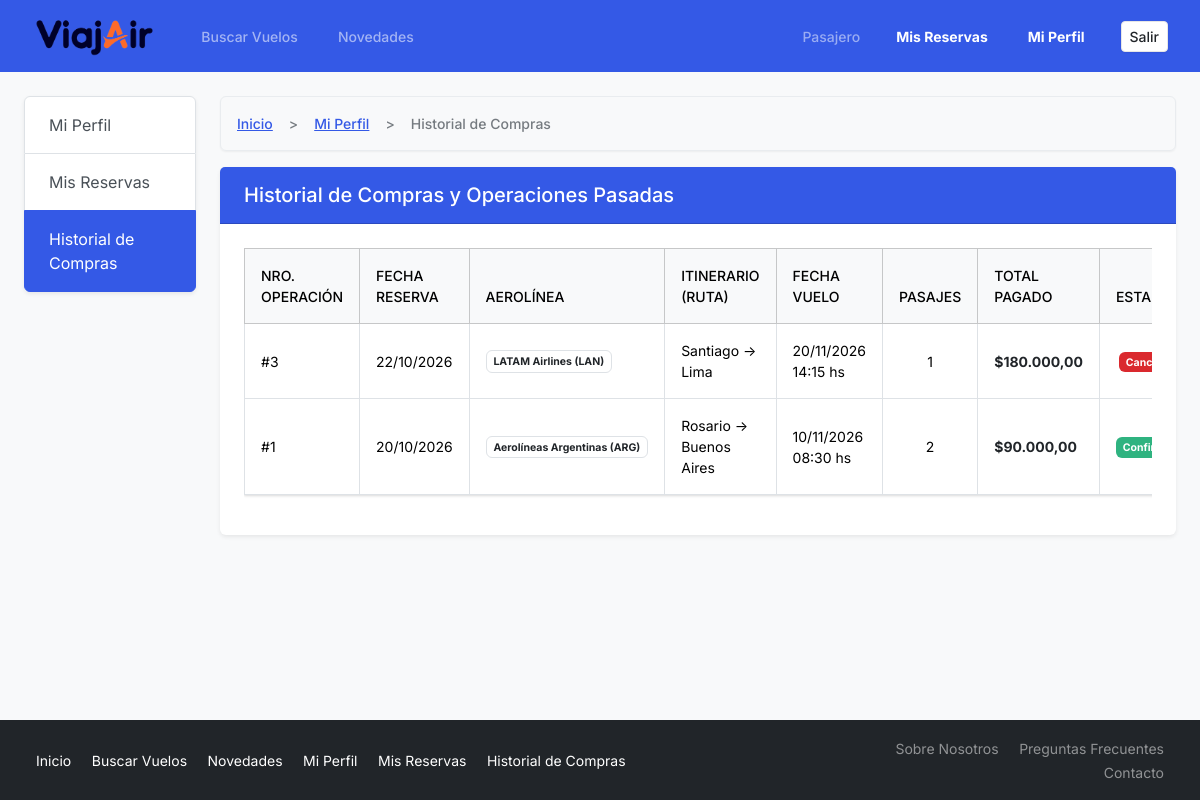
Page /pasajero/historial.php (signed in) on the committed database.
### tables this page shows
CREATE TABLE RESERVAS (
    codReserva INT AUTO_INCREMENT PRIMARY KEY,
    codUsuario INT NOT NULL,
    codVuelo INT NOT NULL,
    fechaReserva DATE NOT NULL,
    estadoReserva ENUM('pendiente de pago', 'confirmada', 'cancelada') DEFAULT 'pendiente de pago',
    FOREIGN KEY (codUsuario) REFERENCES USUARIOS(codUsuario) ON DELETE CASCADE,
    FOREIGN KEY (codVuelo) REFERENCES VUELOS(codVuelo) ON DELETE CASCADE
);

CREATE TABLE AEROLINEAS (
    codAerolinea INT AUTO_INCREMENT PRIMARY KEY,
    nombreAerolinea VARCHAR(100) NOT NULL,
    codigoIATA VARCHAR(3) NOT NULL,
    descripcionAerolinea VARCHAR(200) NOT NULL,
    codPais VARCHAR(3) NOT NULL
);

CREATE TABLE VUELOS (
    codVuelo INT AUTO_INCREMENT PRIMARY KEY,
    codAerolinea INT NOT NULL,
    origenVuelo VARCHAR(50) NOT NULL,
    destinoVuelo VARCHAR(50) NOT NULL,
    fechaSalidaVuelo DATE NOT NULL,
    horaSalidaVuelo TIME NOT NULL,
    precioVuelo DECIMAL(10,2) NOT NULL,
    asientosDisponibles INT NOT NULL,
    FOREIGN KEY (codAerolinea) REFERENCES AEROLINEAS(codAerolinea) ON DELETE CASCADE
);

### pasajero/historial.php (the view, shortened to what this page needs)
<?php
require '../includes/conexion.php';
$user_id = $_SESSION['codUsuario'];
$query = "SELECT r.codReserva, r.cantidadPasajes, r.precioTotal, r.estadoReserva, r.fechaReserva,
                 v.origenVuelo, v.destinoVuelo, v.fechaSalidaVuelo, v.horaSalidaVuelo,
                 a.nombreAerolinea, a.codigoIATA
          FROM RESERVAS r
          INNER JOIN VUELOS v ON r.codVuelo = v.codVuelo
          INNER JOIN AEROLINEAS a ON v.codAerolinea = a.codAerolinea
          WHERE r.codUsuario = ?
            AND (r.estadoReserva IN ('confirmada', 'cancelada')
                 OR CONCAT(v.fechaSalidaVuelo, ' ', v.horaSalidaVuelo) < NOW())
          ORDER BY r.fechaReserva DESC, v.fechaSalidaVuelo DESC";
$stmt = $conexion->prepare($query);
$stmt->bind_param("i", $user_id);
$stmt->execute();
$result = $stmt->get_result();
require '../includes/header.php';
?>
<div class="row">
    <?php
    require 'sidebar_pasajero.php';
    ?>
    <div class="col-md-9 col-lg-10">
        <nav aria-label="breadcrumb">
            <ol class="breadcrumb">
                <li class="breadcrumb-item"><a href="/tpi/index.php">Inicio</a></li>
                <li class="breadcrumb-item"><a href="/tpi/pasajero/perfil.php">Mi Perfil</a></li>
                <li class="breadcrumb-item active" aria-current="page">Historial de Compras</li>
            </ol>
        </nav>
        <div class="card shadow-sm border-0 mb-4">
            <div class="card-header bg-primary text-white py-3">
                <h1 class="h5 mb-0 text-white">Historial de Compras y Operaciones Pasadas</h1>
            </div>
            <div class="card-body p-4">
                <div class="table-responsive">
                    <table class="table table-bordered table-hover align-middle">
                        <thead class="table-light">
                            <tr>
                                <th>Nro. Operación</th>
                                <th>Fecha Reserva</th>
                                <th>Aerolínea</th>
                                <th>Itinerario (Ruta)</th>
                                <th>Fecha Vuelo</th>
                                <th>Pasajes</th>
                                <th>Total Pagado</th>
                                <th>Estado</th>
                            </tr>
                        </thead>
                        <tbody>
                            <?php if ($result && $result->num_rows > 0): ?>
                                <?php while ($row = $result->fetch_assoc()): ?>
                                    <tr>
                                        <td>#<?= $row['codReserva']; ?></td>
                                        <td><?= date('d/m/Y', strtotime($row['fechaReserva'])); ?></td>
                                        <td>
                                            <span class="badge bg-secondary text-dark border">
                                                <?= htmlspecialchars($row['nombreAerolinea']); ?> (<?= htmlspecialchars($row['codigoIATA']); ?>)
                                            </span>
                                        </td>
                                        <td>
                                            <span><?= htmlspecialchars($row['origenVuelo']); ?></span>
                                            <span aria-hidden="true"> &rarr; </span>
                                            <span><?= htmlspecialchars($row['destinoVuelo']); ?></span>
                                        </td>
                                        <td><?= date('d/m/Y', strtotime($row['fechaSalidaVuelo'])) . ' ' . substr($row['horaSalidaVuelo'], 0, 5) . ' hs'; ?></td>
                                        <td class="text-center"><?= $row['cantidadPasajes']; ?></td>
                                        <td class="fw-bold text-dark">$<?= number_format($row['precioTotal'], 2, ',', '.'); ?></td>
                                        <td class="text-center align-middle">
                                            <?php if ($row['estadoReserva'] === 'confirmada'): ?>
                                                <span class="badge bg-success">Confirmada</span>
                                            <?php elseif ($row['estadoReserva'] === 'cancelada'): ?>
                                                <span class="badge bg-danger">Cancelada</span>
                                            <?php else: ?>
                                                <span class="badge bg-warning text-dark">Pendiente Vencida</span>
                                            <?php endif; ?>
                                        </td>
                                    </tr>
                                <?php endwhile; ?>
                            <?php else: ?>
                                <tr>
                                    <td colspan="9" class="text-center text-muted py-4">No tenés compras ni viajes pasados registrados en tu cuenta.</td>
                                </tr>
                            <?php endif; ?>
                        </tbody>
                    </table>
                </div>
            </div>
        </div>
    </div>
</div>
<?php require '../includes/footer.php'; ?>

### assets/css/styles.css (style rules this page uses)
html { overflow-y: scroll; }
html, body { max-width: 100%; overflow-x: clip; }
:is(a, button, input, select, textarea, .btn, .page-link, .accordion-button):focus-visible { outline: 3px solid #060b26; outline-offset: 2px; }
.badge { line-height: normal; }

### rows in the picture
reservas: codReserva "3", fechaReserva "22/10/2026", aerolineas.nombreAerolinea "LATAM Airlines", aerolineas.codigoIATA "LAN", codVuelo.origenVuelo "Santiago", codVuelo.destinoVuelo "Lima", codVuelo.fechaSalidaVuelo "20/11/2026", codVuelo.horaSalidaVuelo "14:15", cantidadPasajes "1", precioTotal "180.000,00", estadoReserva "Cancelada"
reservas: codReserva "1", fechaReserva "20/10/2026", aerolineas.nombreAerolinea "Aerolíneas Argentinas", aerolineas.codigoIATA "ARG", codVuelo.origenVuelo "Rosario", codVuelo.destinoVuelo "Buenos Aires", codVuelo.fechaSalidaVuelo "10/11/2026", codVuelo.horaSalidaVuelo "08:30", cantidadPasajes "2", precioTotal "90.000,00", estadoReserva "Confirmada"

### other values in the picture
explode(' ', trim($nameLogin))[0] "Pasajero"
